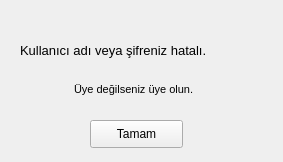
<?xml version="1.0" encoding="UTF-8"?>
<ui version="4.0">
 <class>form</class>
 <widget class="QWidget" name="form">
  <property name="geometry">
   <rect>
    <x>0</x>
    <y>0</y>
    <width>283</width>
    <height>162</height>
   </rect>
  </property>
  <property name="windowTitle">
   <string>Form</string>
  </property>
  <widget class="QLabel" name="label">
   <property name="geometry">
    <rect>
     <x>20</x>
     <y>30</y>
     <width>251</width>
     <height>41</height>
    </rect>
   </property>
   <property name="font">
    <font>
     <pointsize>10</pointsize>
    </font>
   </property>
   <property name="text">
    <string>Kullanıcı adı veya şifreniz hatalı.</string>
   </property>
  </widget>
  <widget class="QLabel" name="label_2">
   <property name="geometry">
    <rect>
     <x>74</x>
     <y>69</y>
     <width>171</width>
     <height>41</height>
    </rect>
   </property>
   <property name="font">
    <font>
     <pointsize>8</pointsize>
    </font>
   </property>
   <property name="text">
    <string>Üye değilseniz üye olun.</string>
   </property>
  </widget>
  <widget class="QPushButton" name="pushButton_error">
   <property name="geometry">
    <rect>
     <x>90</x>
     <y>120</y>
     <width>93</width>
     <height>28</height>
    </rect>
   </property>
   <property name="text">
    <string>Tamam</string>
   </property>
  </widget>
 </widget>
 <resources/>
 <connections/>
</ui>
